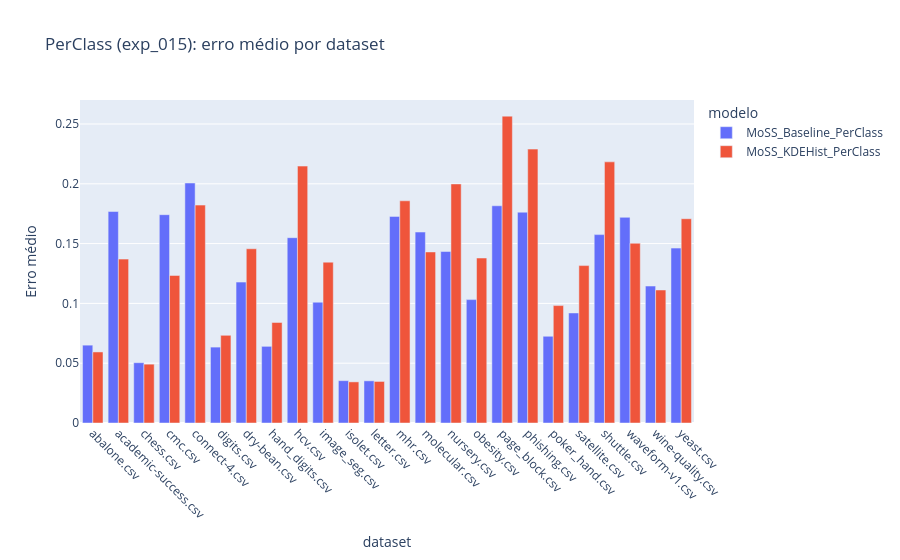

The code cell stored with this chart in its notebook:
### Code cell
fig = px.bar(
    perclass_agg,
    x='dataset',
    y='erro_mean',
    color='modelo',
    barmode='group',
    title='PerClass (exp_015): erro médio por dataset'
)
fig.update_xaxes(tickangle=45)
fig.update_layout(yaxis_title='Erro médio')
fig.show()

### Figure 1 — Plotly figure (JSON) as saved in the notebook; plotly's stock layout.template omitted (floating-point values rounded to 4 significant figures)
{"data": [{"alignmentgroup": "True", "hovertemplate": "modelo=MoSS_Baseline_PerClass<br>dataset=%{x}<br>erro_mean=%{y}<extra></extra>", "legendgroup": "MoSS_Baseline_PerClass", "marker": {"color": "#636efa", "pattern": {"shape": ""}}, "name": "MoSS_Baseline_PerClass", "offsetgroup": "MoSS_Baseline_PerClass", "orientation": "v", "showlegend": true, "textposition": "auto", "type": "bar", "x": ["abalone.csv", "academic-success.csv", "chess.csv", "cmc.csv", "connect-4.csv", "digits.csv", "dry-bean.csv", "hand_digits.csv", "hcv.csv", "image_seg.csv", "isolet.csv", "letter.csv", "mhr.csv", "molecular.csv", "nursery.csv", "obesity.csv", "page_block.csv", "phishing.csv", "poker_hand.csv", "satellite.csv", "shuttle.csv", "waveform-v1.csv", "wine-quality.csv", "yeast.csv"], "xaxis": "x", "y": [0.06509, 0.1768, 0.05041, 0.1742, 0.2007, 0.06346, 0.1178, 0.06409, 0.1549, 0.101, 0.03539, 0.03526, 0.1727, 0.1597, 0.1434, 0.1032, 0.1816, 0.1763, 0.0725, 0.09201, 0.1575, 0.1719, 0.1145, 0.1462], "yaxis": "y"}, {"alignmentgroup": "True", "hovertemplate": "modelo=MoSS_KDEHist_PerClass<br>dataset=%{x}<br>erro_mean=%{y}<extra></extra>", "legendgroup": "MoSS_KDEHist_PerClass", "marker": {"color": "#EF553B", "pattern": {"shape": ""}}, "name": "MoSS_KDEHist_PerClass", "offsetgroup": "MoSS_KDEHist_PerClass", "orientation": "v", "showlegend": true, "textposition": "auto", "type": "bar", "x": ["abalone.csv", "academic-success.csv", "chess.csv", "cmc.csv", "connect-4.csv", "digits.csv", "dry-bean.csv", "hand_digits.csv", "hcv.csv", "image_seg.csv", "isolet.csv", "letter.csv", "mhr.csv", "molecular.csv", "nursery.csv", "obesity.csv", "page_block.csv", "phishing.csv", "poker_hand.csv", "satellite.csv", "shuttle.csv", "waveform-v1.csv", "wine-quality.csv", "yeast.csv"], "xaxis": "x", "y": [0.0594, 0.137, 0.04918, 0.1234, 0.1822, 0.07327, 0.1457, 0.08406, 0.2148, 0.1345, 0.03437, 0.03474, 0.1858, 0.143, 0.1999, 0.1379, 0.2565, 0.229, 0.09816, 0.1316, 0.2183, 0.1503, 0.1112, 0.1708], "yaxis": "y"}], "layout": {"barmode": "group", "legend": {"title": {"text": "modelo"}, "tracegroupgap": 0}, "title": {"text": "PerClass (exp_015): erro médio por dataset"}, "xaxis": {"anchor": "y", "domain": [0, 1], "tickangle": 45, "title": {"text": "dataset"}}, "yaxis": {"anchor": "x", "domain": [0, 1], "title": {"text": "Erro médio"}}}}
